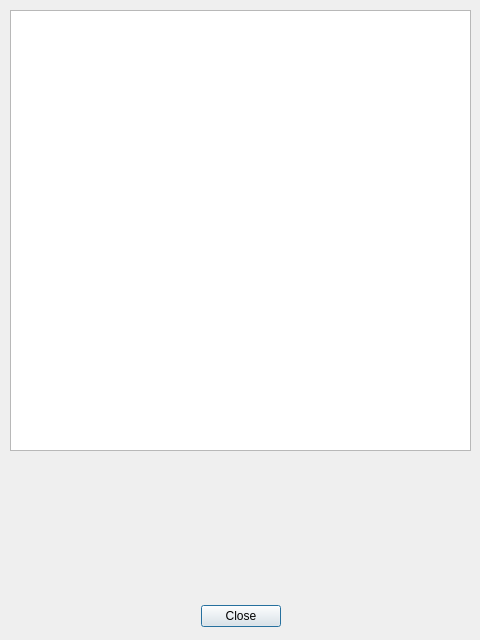
<?xml version="1.0" encoding="UTF-8"?>
<ui version="4.0">
 <class>WorkoutLogDialog</class>
 <widget class="QDialog" name="WorkoutLogDialog">
  <property name="geometry">
   <rect>
    <x>0</x>
    <y>0</y>
    <width>480</width>
    <height>640</height>
   </rect>
  </property>
  <property name="windowTitle">
   <string>Dialog</string>
  </property>
  <widget class="QDialogButtonBox" name="buttonBox">
   <property name="geometry">
    <rect>
     <x>10</x>
     <y>600</y>
     <width>461</width>
     <height>32</height>
    </rect>
   </property>
   <property name="orientation">
    <enum>Qt::Horizontal</enum>
   </property>
   <property name="standardButtons">
    <set>QDialogButtonBox::Close</set>
   </property>
   <property name="centerButtons">
    <bool>true</bool>
   </property>
  </widget>
  <widget class="QTableView" name="log_view">
   <property name="geometry">
    <rect>
     <x>10</x>
     <y>10</y>
     <width>461</width>
     <height>441</height>
    </rect>
   </property>
   <property name="contextMenuPolicy">
    <enum>Qt::CustomContextMenu</enum>
   </property>
  </widget>
 </widget>
 <resources/>
 <connections>
  <connection>
   <sender>buttonBox</sender>
   <signal>accepted()</signal>
   <receiver>WorkoutLogDialog</receiver>
   <slot>accept()</slot>
   <hints>
    <hint type="sourcelabel">
     <x>248</x>
     <y>254</y>
    </hint>
    <hint type="destinationlabel">
     <x>157</x>
     <y>274</y>
    </hint>
   </hints>
  </connection>
  <connection>
   <sender>buttonBox</sender>
   <signal>rejected()</signal>
   <receiver>WorkoutLogDialog</receiver>
   <slot>reject()</slot>
   <hints>
    <hint type="sourcelabel">
     <x>316</x>
     <y>260</y>
    </hint>
    <hint type="destinationlabel">
     <x>286</x>
     <y>274</y>
    </hint>
   </hints>
  </connection>
 </connections>
</ui>
